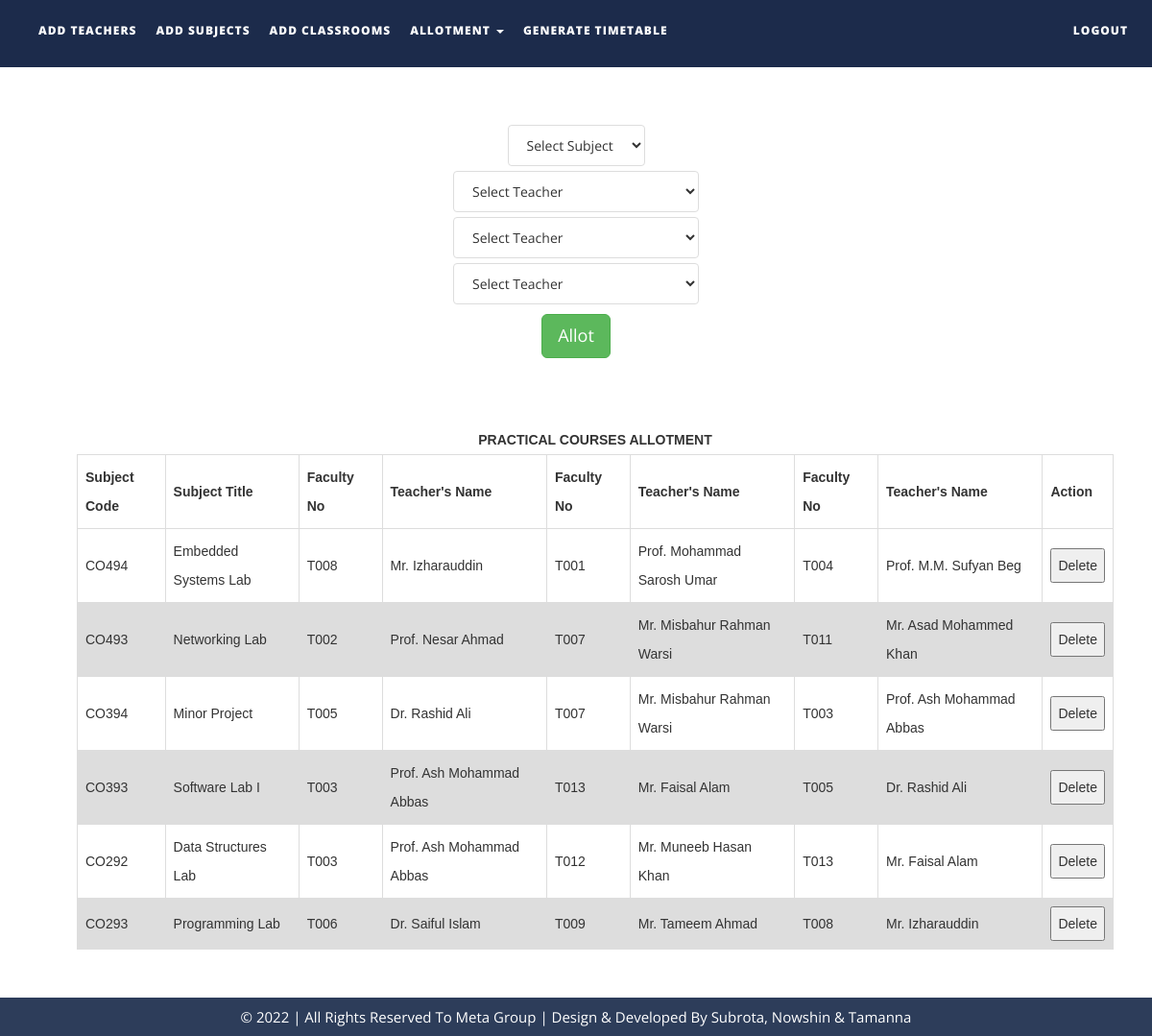
Page /files/allotpracticals.php on the earlier database version.
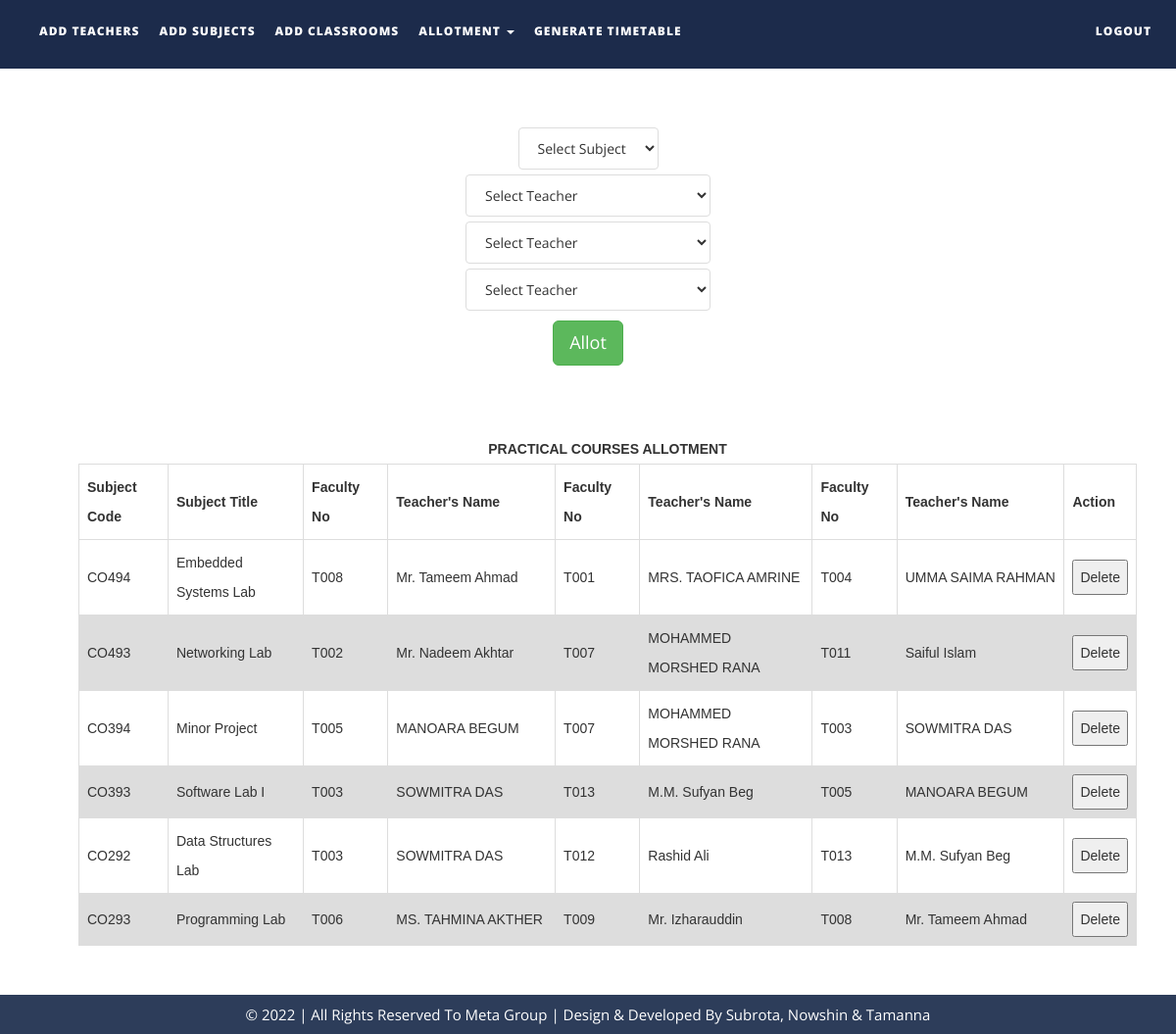
Same page on the later database version.
### tables this page shows
CREATE TABLE `subjects` (
  `subject_code` varchar(10) NOT NULL,
  `subject_name` varchar(50) NOT NULL,
  `course_type` varchar(15) NOT NULL,
  `semester` int(1) NOT NULL,
  `department` varchar(50) NOT NULL,
  `isAlloted` int(1) NOT NULL,
  `allotedto` text NOT NULL,
  `allotedto2` text NOT NULL,
  `allotedto3` text NOT NULL
);

CREATE TABLE `teachers` (
  `faculty_number` varchar(10) NOT NULL,
  `name` text NOT NULL,
  `alias` varchar(10) NOT NULL,
  `designation` varchar(30) NOT NULL,
  `contact_number` varchar(15) NOT NULL,
  `emailid` varchar(50) NOT NULL
);

### files/allotpracticals.php (the view, shortened to what this page needs)
<!DOCTYPE html>
<html xmlns="http://www.w3.org/1999/xhtml" xmlns="http://www.w3.org/1999/html">
<head>
    <link href="assets/css/bootstrap.css" rel="stylesheet"/>
    <link href="assets/css/font-awesome.min.css" rel="stylesheet"/>
    <link href="assets/css/flexslider.css" rel="stylesheet"/>
    <link href="assets/css/style.css" rel="stylesheet"/>
</head>
<body>
<div class="navbar navbar-inverse navbar-fixed-top " id="menu">
    <div class="container">
        <div class="navbar-collapse collapse move-me">
            <ul class="nav navbar-nav navbar-left">
                <li><a href="addteachers.php">ADD TEACHERS</a></li>
                <li><a href="addsubjects.php">ADD SUBJECTS</a></li>
                <li><a href="addclassrooms.php">ADD CLASSROOMS</a></li>
                <li class="dropdown"><a class="dropdown-toggle" data-toggle="dropdown" aria-expanded="false">ALLOTMENT
                        <span class="caret"></span></a>
                </li>
                <li><a href="generatetimetable.php">GENERATE TIMETABLE</a></li>
            </ul>
            <ul class="nav navbar-nav navbar-right">
                <li><a href="index.php">LOGOUT</a></li>
            </ul>
        </div>
    </div>
</div>
<br>
<form action="allotmentpracticalFormvalidation.php" method="post" style="margin-top: 100px">
    <div align="center">
        <select name="tobealloted" class="list-group-item">
            <?php
            $q = mysqli_query(mysqli_connect("localhost", "root", "", "ttms"),
                "SELECT * FROM subjects WHERE course_type = 'LAB'");
            $row_count = mysqli_num_rows($q);
            if ($row_count) {
                $mystring = '
         <option selected disabled>Select Subject</option>';
                while ($row = mysqli_fetch_assoc($q)) {
                    if ($row['isAlloted'] == 1)
                        continue;
                    $mystring .= '<option value="' . $row['subject_code'] . '">' . $row['subject_name'] . '</option>';
                }
                echo $mystring;
            }
            ?>
        </select>
    </div>
    <div align="center" style="margin-top: 5px">
        <select name="toalloted" class="list-group-item">
            <?php
            $q = mysqli_query(mysqli_connect("localhost", "root", "", "ttms"),
                "SELECT * FROM teachers ");
            $row_count = mysqli_num_rows($q);
            if ($row_count) {
                $mystring = '
         <option selected disabled>Select Teacher</option>';
                while ($row = mysqli_fetch_assoc($q)) {
                    $mystring .= '<option value="' . $row['faculty_number'] . '">' . $row['name'] . '</option>';
                }
                echo $mystring;
            }
            ?>
        </select>
    </div>
    <div align="center" style="margin-top: 5px">
        <select name="toalloted2" class="list-group-item">
            <?php
            $q = mysqli_query(mysqli_connect("localhost", "root", "", "ttms"),
                "SELECT * FROM teachers ");
            $row_count = mysqli_num_rows($q);
            if ($row_count) {
                $mystring = '
         <option selected disabled>Select Teacher</option>';
                while ($row = mysqli_fetch_assoc($q)) {
                    $mystring .= '<option value="' . $row['faculty_number'] . '">' . $row['name'] . '</option>';
                }
                echo $mystring;
            }
            ?>
        </select>
    </div>
    <div align="center" style="margin-top: 5px">
        <select name="toalloted3" class="list-group-item">
            <?php
            $q = mysqli_query(mysqli_connect("localhost", "root", "", "ttms"),
                "SELECT * FROM teachers ");
            $row_count = mysqli_num_rows($q);
            if ($row_count) {
                $mystring = '
         <option selected disabled>Select Teacher</option>';
                while ($row = mysqli_fetch_assoc($q)) {
                    $mystring .= '<option value="' . $row['faculty_number'] . '">' . $row['name'] . '</option>';
                }
                echo $mystring;
            }
            ?>
        </select>
    </div>
    <div align="center" style="margin-top: 10px">
        <button type="submit" class="btn btn-success btn-lg">Allot</button>
    </div>
</form>
<table id=allotedpracticalstable>
    <caption><strong>PRACTICAL COURSES ALLOTMENT</strong></caption>
    <tr>
        <th width="130">Subject Code</th>
        <th width=200>Subject Title</th>
        <th width="120">Faculty No</th>
        <th width="300">Teacher's Name</th>
        <th width="120">Faculty No</th>
        <th width="300">Teacher's Name</th>
        <th width="120">Faculty No</th>
        <th width="300">Teacher's Name</th>
        <th width="40">Action</th>
    </tr>
    <tbody>
    <?php
    $q = mysqli_query(mysqli_connect("localhost", "root", "", "ttms"),
        "SELECT * FROM subjects");
    while ($row = mysqli_fetch_assoc($q)) {
        if (!($row['course_type'] == "LAB"))
            continue;
        $teacher_id1 = $row['allotedto'];
        $teacher_id2 = $row['allotedto2'];
        $teacher_id3 = $row['allotedto3'];
        $t1 = mysqli_query(mysqli_connect("localhost", "root", "", "ttms"),
            "SELECT name FROM teachers WHERE faculty_number = '$teacher_id1'");
        $trow1 = mysqli_fetch_assoc($t1);
        $t2 = mysqli_query(mysqli_connect("localhost", "root", "", "ttms"),
            "SELECT name FROM teachers WHERE faculty_number = '$teacher_id2'");
        $trow2 = mysqli_fetch_assoc($t2);
        $t3 = mysqli_query(mysqli_connect("localhost", "root", "", "ttms"),
            "SELECT name FROM teachers WHERE faculty_number = '$teacher_id3'");
        $trow3 = mysqli_fetch_assoc($t3);
        echo "<tr><td>{$row['subject_code']}</td>
                    <td>{$row['subject_name']}</td>
                    <td>{$row['allotedto']}</td>
                    <td>{$trow1['name']}</td>
                    <td>{$row['allotedto2']}</td>
                    <td>{$trow2['name']}</td>
                    <td>{$row['allotedto3']}</td>
                    <td>{$trow3['name']}</td>
                   <td>
                    <button>Delete</button></td>
                    </tr>\n";
    }
    ?>
    </tbody>
</table>
<div id="footer">
    &copy 2022 | All Rights Reserved To Meta Group |  <a href="https://github.com/subrotadey" style="color: #fff" target="_blank">Design & Developed By Subrota, Nowshin & Tamanna
</div>
</body>
</html>

### files/assets/css/style.css (style rules this page uses)
#menu { background-color: rgba(28, 43, 75, 1); color: #fff; font-size: 12px; font-weight: 900; letter-spacing: 1px; min-height: 70px; }
.navbar-inverse { border-color: transparent; }
.navbar-inverse .navbar-nav > li > a, .navbar-inverse .navbar-nav > li > a:hover { color: #FFF; padding: 22px 10px; }
#footer { padding: 5px 20px; background-color: #2d3d5a; text-align: center; color: #fff; font-size: 15px; }

### files/allotpracticals.php (style rules this page uses)
table { margin-top: 70px; margin-bottom: 50px; font-family: arial, sans-serif; border-collapse: collapse; margin-left: 80px; width: 90%; }
td, th { border: 1px solid #dddddd; text-align: left; padding: 8px; }
tr:nth-child(even) { background-color: #dddddd; }

Differences in the rows shown:
changed through a linked row, subjects "CO494": teachers.name "Mr. Izharauddin" → "Mr. Tameem Ahmad"; teachers.name "Prof. Mohammad Sarosh Umar" → "MRS. TAOFICA AMRINE"; teachers.name "Prof. M.M. Sufyan Beg" → "UMMA SAIMA RAHMAN"
changed through a linked row, subjects "CO493": teachers.name "Prof. Nesar Ahmad" → "Mr. Nadeem Akhtar"; teachers.name "Mr. Misbahur Rahman Warsi" → "MOHAMMED MORSHED RANA"; teachers.name "Mr. Asad Mohammed Khan" → "Saiful Islam"
changed through a linked row, subjects "CO394": teachers.name "Dr. Rashid Ali" → "MANOARA BEGUM"; teachers.name "Mr. Misbahur Rahman Warsi" → "MOHAMMED MORSHED RANA"; teachers.name "Prof. Ash Mohammad Abbas" → "SOWMITRA DAS"
changed through a linked row, subjects "CO393": teachers.name "Prof. Ash Mohammad Abbas" → "SOWMITRA DAS"; teachers.name "Mr. Faisal Alam" → "M.M. Sufyan Beg"; teachers.name "Dr. Rashid Ali" → "MANOARA BEGUM"
changed subjects "CO292": teachers.name "Prof. Ash Mohammad Abbas" → "SOWMITRA DAS"; teachers.name "Mr. Muneeb Hasan Khan" → "Rashid Ali"; teachers.name "Mr. Faisal Alam" → "M.M. Sufyan Beg"
changed through a linked row, subjects "CO293": teachers.name "Dr. Saiful Islam" → "MS. TAHMINA AKTHER"; teachers.name "Mr. Tameem Ahmad" → "Mr. Izharauddin"; teachers.name "Mr. Izharauddin" → "Mr. Tameem Ahmad"
